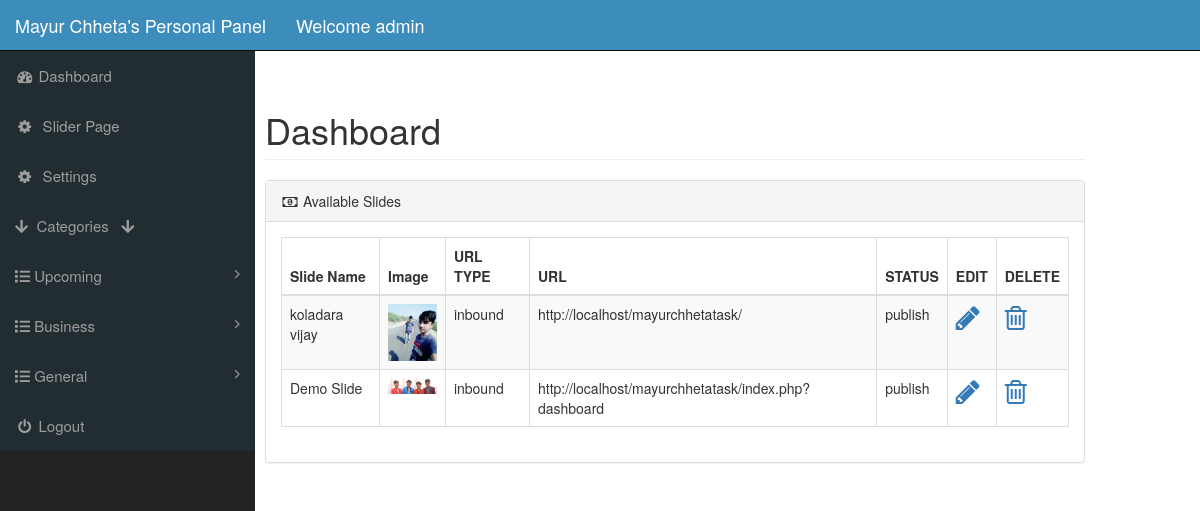
Page /index.php?dashboard (signed in) on the earlier database version.
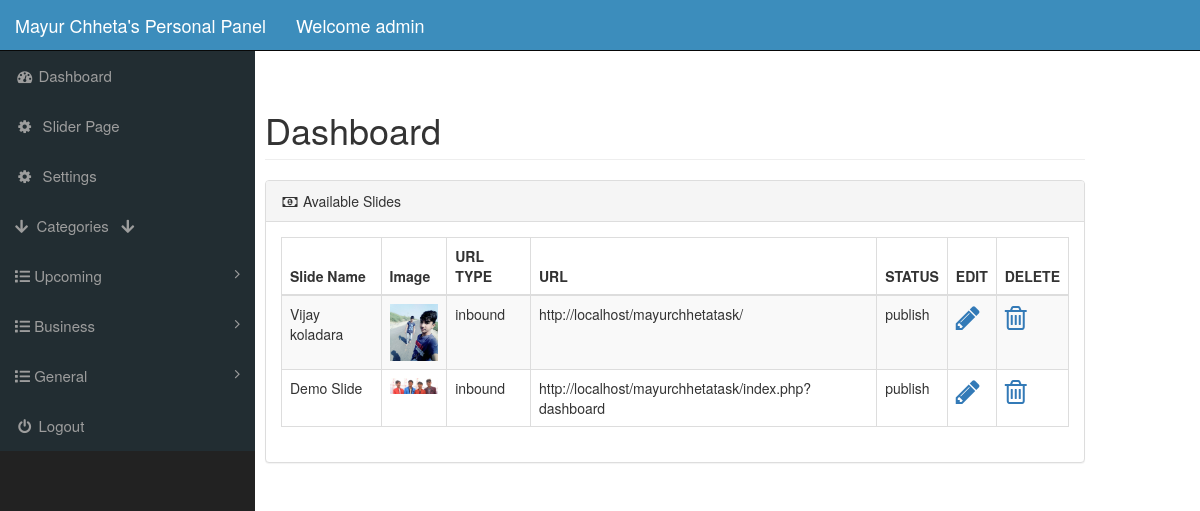
Same page on the later database version.
### tables this page shows
CREATE TABLE `slides` (
  `id` int(100) NOT NULL,
  `slide_name` varchar(100) NOT NULL,
  `slide_image` varchar(100) NOT NULL,
  `slide_url_type` varchar(100) NOT NULL,
  `slide_url` varchar(100) NOT NULL,
  `slide_status` varchar(100) NOT NULL
);

### dashboard.php (the view, shortened to what this page needs)
<?php
if(!isset($_SESSION['admin_username']))
{
    echo "<script> window.open('login.php','_self')  </script>";
}
else
{
?>
<div class="row">
    <div class="col-lg-12">
        <h1 class="page-header">
            Dashboard
        </h1>
    </div>
</div>
<div class="row">
    <div class="col-lg-12">
        <div class="panel panel-default">
            <div class="panel-heading">
                <i class="fa fa-money fa-fw"></i> Available Slides
            </div>
            <div class="panel-body">
                <div class="table-responsive">
                    <table class="table table-bordered table-hover table-striped">
                        <thead>
                            <tr>
                                <th>Slide Name</th>
                                <th>Image</th>
                                <th>URL TYPE</th>
                                <th>URL</th>
                                <th>STATUS</th>
                                <th>EDIT</th>
                                <th>DELETE</th>
                            </tr>
                        </thead>
                        <tbody>
                            <?php
                                $get_product = "select * from slides";
                                $run_p = mysqli_query($con,$get_product);
                                while($row = mysqli_fetch_array($run_p))
                                {
                                    $s_id = $row['id'];
                                    $s_name = $row['slide_name'];
                                    $s_image = $row['slide_image'];
                                    $s_urltype = $row['slide_url_type'];
                                    $s_url = $row['slide_url'];
                                    $s_status = $row['slide_status'];
                                    ?>
                            <tr>
                                <td><?php echo $s_name;  ?> </td>
                                <td><img src="slide_images/<?php echo $s_image;  ?>" alt="" class="img-responsive"
                                        width="50" height="50"> </td>
                                <td><?php echo $s_urltype;  ?> </td>
                                <td><?php echo $s_url;  ?> </td>
                                <td><?php echo $s_status;  ?> </td>
                                <td>
                                    <a href="index.php?edit_slide=<?php echo $s_id; ?>">
                                        <i class="fa fa-pencil fa-2x"></i>
                                    </a>
                                </td>
                                <td>
                                    <a href="index.php?delete_slide=<?php echo $s_id; ?>">
                                        <i class="fa fa-trash-o fa-2x"></i>
                                    </a>
                                </td>
                            </tr>
                            <?php  } ?>
                        </tbody>
                    </table>
                </div>
            </div>
        </div>
    </div>
</div>
<?php } ?>

Differences in the rows shown:
changed slides "http://localhost/mayurchhetatask/": slide_name "koladara vijay" → "Vijay koladara"
